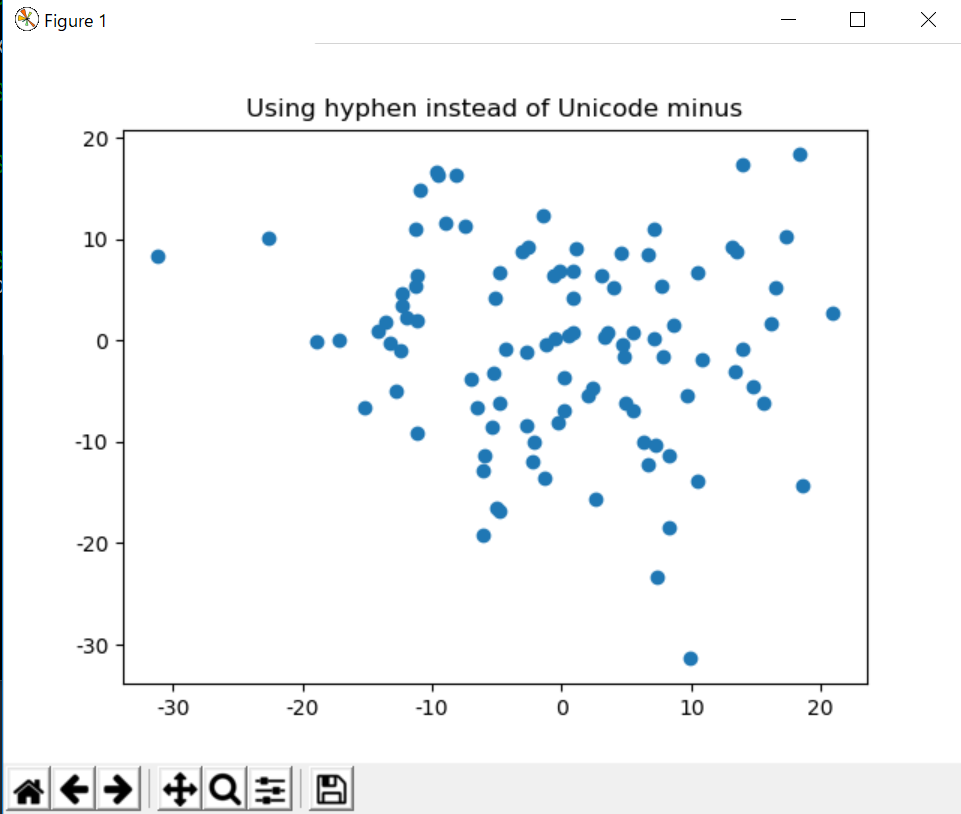

Recreate this plot in Python.
import numpy as np
import matplotlib
import matplotlib.pyplot as plt

# Fixing random state for reproducibility
np.random.seed(19680801)


matplotlib.rcParams['axes.unicode_minus'] = False
fig, ax = plt.subplots()
ax.plot(10*np.random.randn(100), 10*np.random.randn(100), 'o')
ax.set_title('Using hyphen instead of Unicode minus')
plt.show()
